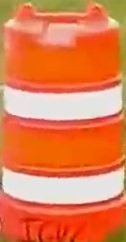
#> input picture Aswin-CH20B018/Barrel.jpg, 126 x 242 px
$ python Task2.py
#> lines starting #> are read from the running program, lines starting #| are printed output that depends on the picture; after the words box and inside, x2 and y2 are one past the last pixel; in counts of white or black regions, pixels touching at a corner belong together
###########################################
# Task 2: Template Matching using Histograms
###########################################

import cv2

# Create histogram of target and normalize
raw_target = cv2.imread('Barrel.jpg')
#> raw_target is the input picture: shape (242, 126, 3); mean B, G, R 82.1, 126.7, 227.5
target_hsv = cv2.cvtColor(raw_target, cv2.COLOR_BGR2HSV)
#> target_hsv: shape (242, 126, 3); mean H, S, V 17, 162.6, 227.7
target_hist = cv2.calcHist([target_hsv],[0,1], None, [180,256], [0,180,0,256])
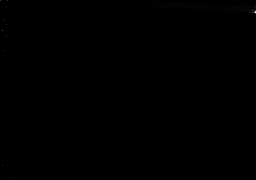
#> target_hist: shape (180, 256) float32; min 0, max 1159, mean 0.7; drawn with min black and max white
cv2.normalize(target_hist, target_hist, 0, 255, cv2.NORM_MINMAX)
#> target_hist: shape (180, 256) float32; 9.64% of pixels changed, all inside (x1, y1, x2, y2) = (0, 0, 256, 180)
print(target_hsv.shape)
#| (242, 126, 3)

# Defining kernel matrix for 2D filter
disc = cv2.getStructuringElement(cv2.MORPH_ELLIPSE, (5,5))

# Find target in every frame of video
#> (the run stopped early here; a loop or call above may not have finished)
